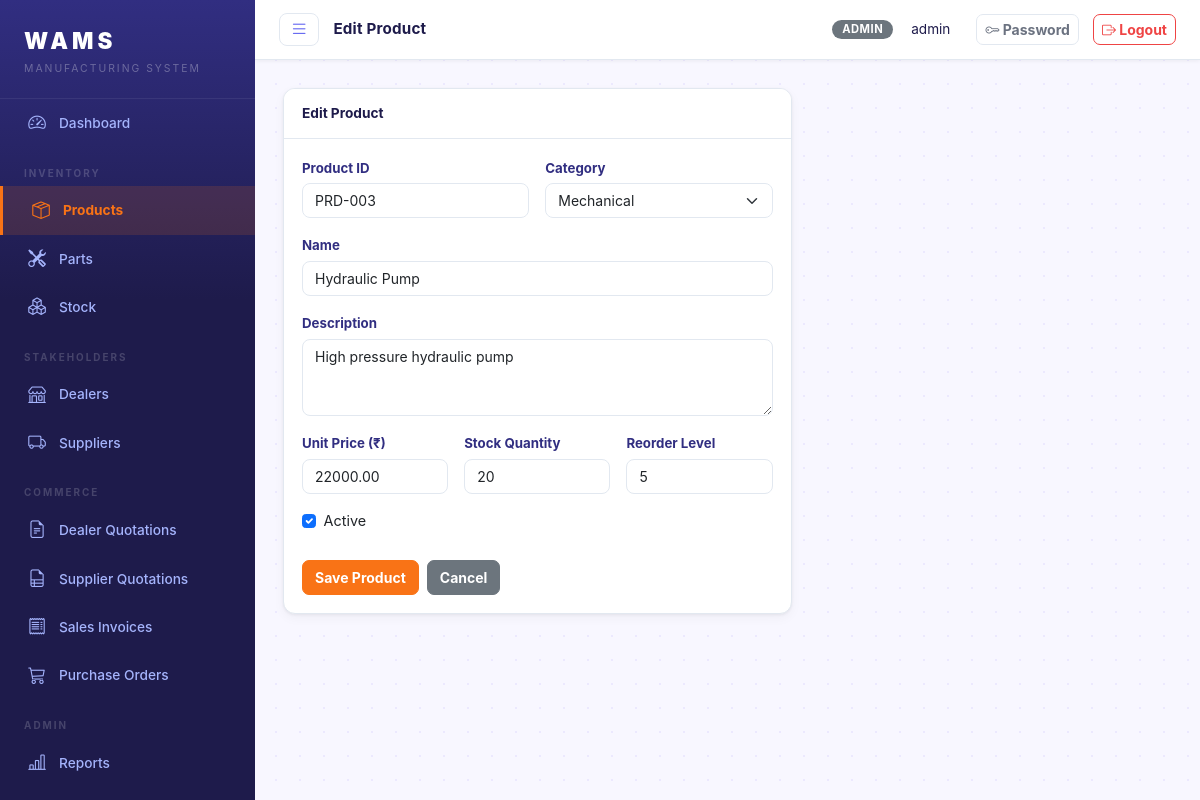
The app's page /products/3/edit/ (signed in), older data.
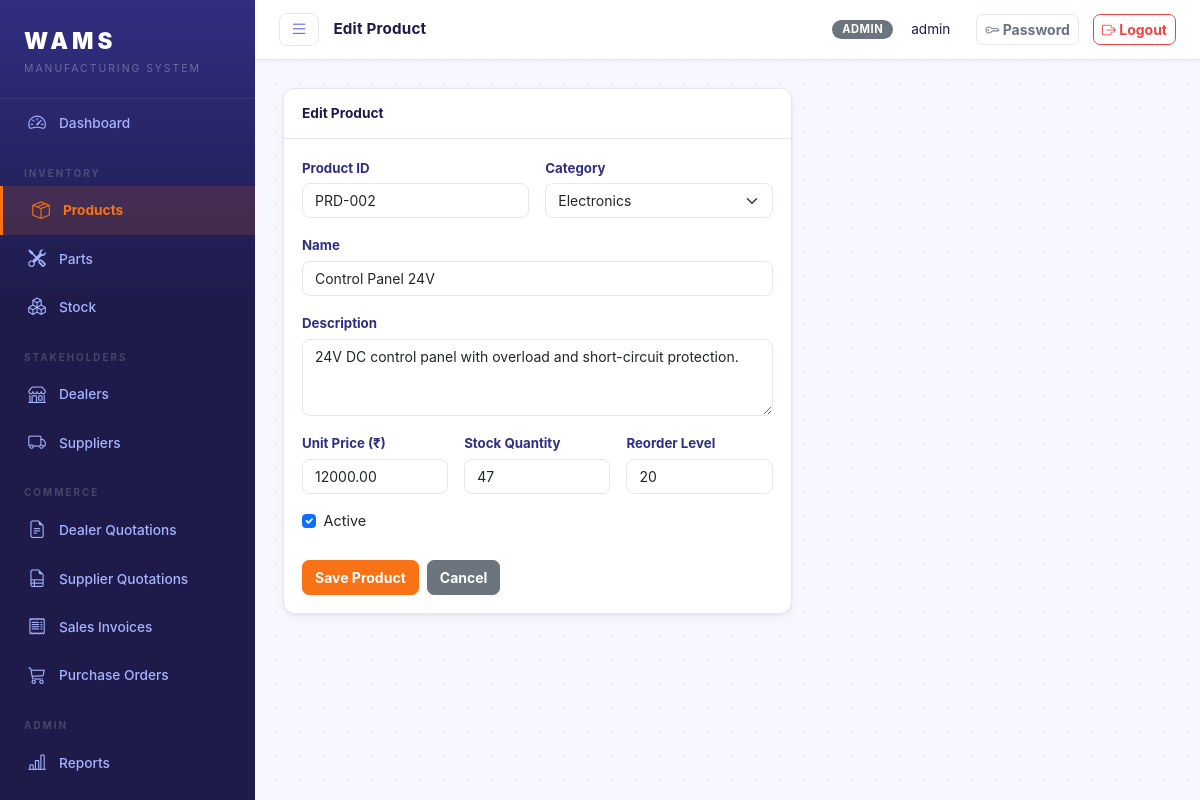
The same page, newer data.
### core/models.py (models this page shows, shortened)
class Product(models.Model):
    CATEGORY_CHOICES = [
        ('electronics', 'Electronics'),
        ('mechanical', 'Mechanical'),
        ('chemical', 'Chemical'),
        ('textile', 'Textile'),
        ('other', 'Other'),
    ]
    product_id = models.CharField(max_length=50, unique=True)
    name = models.CharField(max_length=200)
    category = models.CharField(max_length=50, choices=CATEGORY_CHOICES)
    description = models.TextField(blank=True)
    unit_price = models.DecimalField(max_digits=10, decimal_places=2)
    stock_quantity = models.PositiveIntegerField(default=0)
    reorder_level = models.PositiveIntegerField(default=10)
    is_active = models.BooleanField(default=True)
    created_at = models.DateTimeField(auto_now_add=True)
    updated_at = models.DateTimeField(auto_now=True)
    class Meta:
        ordering = ['name']

### core/views.py (the view)
# urls.py: path('products/<int:pk>/edit/', views.product_update, name='product_update'),
@login_required
@admin_required
def product_update(request, pk):
    product = get_object_or_404(Product, pk=pk)
    form = ProductForm(request.POST or None, instance=product)
    if request.method == 'POST' and form.is_valid():
        form.save()
        messages.success(request, 'Product updated.')
        return redirect('product_list')
    return render(request, 'core/products/form.html', {'form': form, 'title': 'Edit Product', 'object': product})

### core/forms.py
class ProductForm(forms.ModelForm):
    class Meta:
        model = Product
        fields = ['product_id', 'name', 'category', 'description', 'unit_price', 'stock_quantity', 'reorder_level', 'is_active']
        widgets = {
            'product_id': forms.TextInput(attrs=FORM_CONTROL),
            'name': forms.TextInput(attrs=FORM_CONTROL),
            'category': forms.Select(attrs=FORM_SELECT),
            'description': forms.Textarea(attrs={**FORM_CONTROL, 'rows': 3}),
            'unit_price': forms.NumberInput(attrs={**FORM_CONTROL, 'step': '0.01'}),
            'stock_quantity': forms.NumberInput(attrs=FORM_CONTROL),
            'reorder_level': forms.NumberInput(attrs=FORM_CONTROL),
            'is_active': forms.CheckboxInput(attrs=FORM_CHECK),
        }

### templates/core/products/form.html (shortened to what this page needs)
{% extends 'base.html' %}
{% block page_title %}{{ title }}{% endblock %}
{% block content %}
<div class="row">
  <div class="col-lg-7">
    <div class="card">
      <div class="card-header">{{ title }}</div>
      <div class="card-body">
        <form method="post">
          <div class="row g-3">
            <div class="col-md-6">
              <label class="form-label">Product ID</label>
              {{ form.product_id }}
            </div>
            <div class="col-md-6">
              <label class="form-label">Category</label>
              {{ form.category }}
            </div>
            <div class="col-12">
              <label class="form-label">Name</label>
              {{ form.name }}
            </div>
            <div class="col-12">
              <label class="form-label">Description</label>
              {{ form.description }}
            </div>
            <div class="col-md-4">
              <label class="form-label">Unit Price (₹)</label>
              {{ form.unit_price }}
            </div>
            <div class="col-md-4">
              <label class="form-label">Stock Quantity</label>
              {{ form.stock_quantity }}
            </div>
            <div class="col-md-4">
              <label class="form-label">Reorder Level</label>
              {{ form.reorder_level }}
            </div>
            <div class="col-12">
              <div class="form-check">
                {{ form.is_active }}
                <label class="form-check-label">Active</label>
              </div>
            </div>
          </div>
          <div class="d-flex gap-2 mt-4">
            <button type="submit" class="btn btn-primary">Save Product</button>
            <a href="{% url 'product_list' %}" class="btn btn-secondary">Cancel</a>
          </div>
        </form>
      </div>
    </div>
  </div>
</div>
{% endblock %}

Row changes from the older to the newer data that the page shows:
changed Product: product_id "PRD-003" → "PRD-002"; category "Mechanical" → "Electronics"; name "Hydraulic Pump" → "Control Panel 24V"; description "High pressure hydraulic pump" → "24V DC control panel with overload and short-circuit protection."; unit_price "22000.00" → "12000.00"; stock_quantity "20" → "47"; reorder_level "5" → "20"
